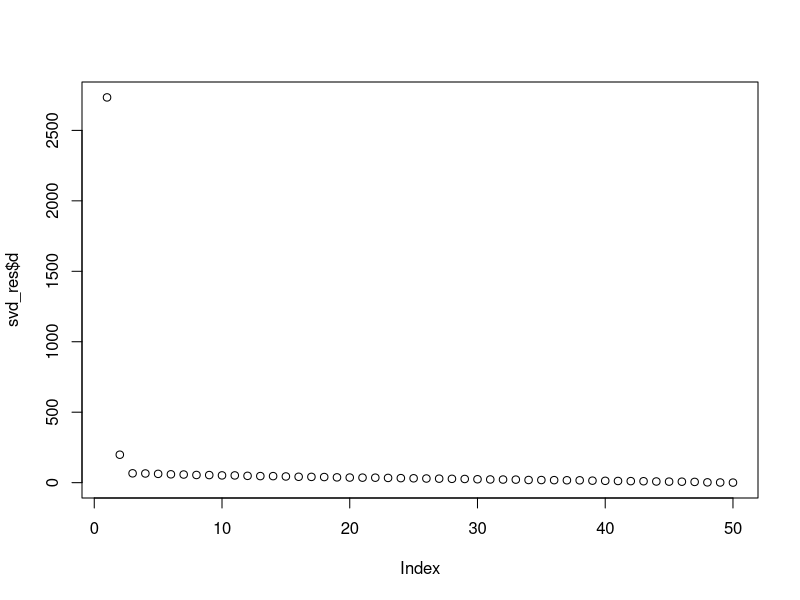

Write the R code that produced this figure.
## ---- chunk 1
L <- matrix(c(0, 1, 2,
              0.3, 0, 0,
              0, 0.5, 0), byrow = TRUE, nrow = 3)
L
## ---- chunk 2
#| warning: false

# Vector de población inicial
n0 <- c(100, 100, 100)


library(expm)
n10 <- (L %^% 10) %*% n0
n10
## ---- chunk 3
power_method <- function(A, epsilon = 1e-6, max_iter = 1000) {
  # 1. Vector inicial aleatorio (normalizado)
  n <- nrow(A)
  x <- rnorm(n)
  x <- x / sqrt(sum(x^2))
  
  lambda_old <- 0
  
  for(i in 1:max_iter) {
    # 2. Multiplicación (aprovecha la dispersión de A si es sparse)
    x_new <- as.vector(A %*% x)
    
    # 3. Estimación del autovalor (Cociente de Rayleigh simple)
    # Si x está normalizado, lambda es aproximadamente t(x) %*% A %*% x
    # Aquí simplificamos usando la norma del nuevo vector antes de normalizar
    lambda <- sqrt(sum(x_new^2)) 
    
    # Recuperar signo si es necesario (para autovalores reales)
    # if(sum(x_new * x) < 0) lambda <- -lambda
    
    # 4. Normalización
    x_new <- x_new / sqrt(sum(x_new^2))
    
    # 5. Convergencia
    if(abs(lambda - lambda_old) < epsilon) {
      return(list(
        eigenvalue = lambda, 
        eigenvector = x_new, 
        iterations = i
      ))
    }
    
    x <- x_new
    lambda_old <- lambda
  }
  warning("El método no convergió")
  return(list(eigenvalue = lambda, eigenvector = x, iterations = max_iter))
}

eigen <- power_method(L)
eigen
## ---- chunk 4
v_estable <- eigen$eigenvector
v_estable <- v_estable / sum(v_estable)
names(v_estable) <- c("Juveniles", "Sub-adultos", "Adultos")
v_estable
## ---- chunk 5
n <- 50
i <- j <- 1:n
A <- outer(i, j, "+")
## ---- chunk 6
A_ruido <- A + matrix(rnorm(2500, sd = 5), 50, 50)
## ---- chunk 7
svd_res <- svd(A_ruido)
plot(svd_res$d)
## ---- chunk 8
A_aprox <- svd_res$u[, 1:2] %*% diag(svd_res$d[1:2]) %*% t(svd_res$v[, 1:2])
## ---- chunk 9
mean(abs(A - A_ruido))
mean(abs(A_aprox - A))
